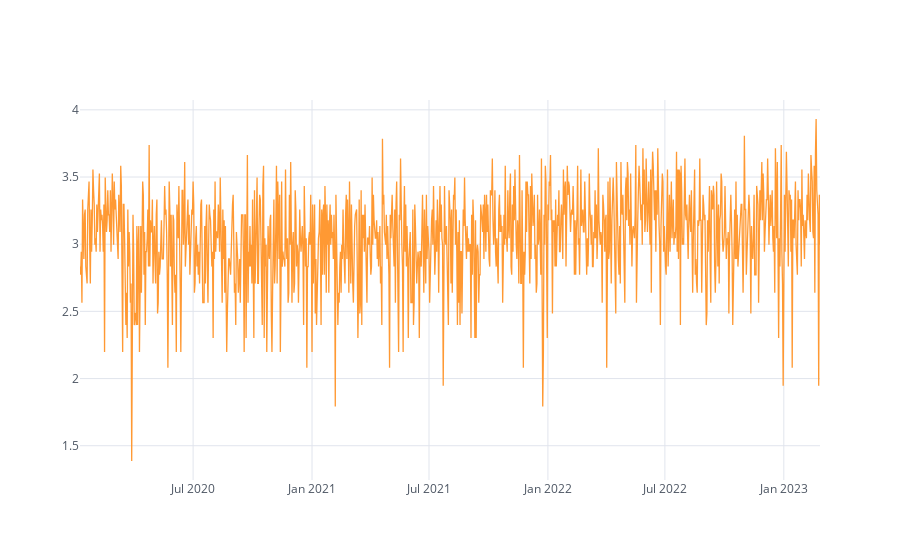

Source (notebook cell):
### Code cell
df["y"].iplot()

### Figure 1 — Plotly figure (JSON) as saved in the notebook; plotly's stock layout.template omitted (floating-point values rounded to 4 significant figures; data arrays with more than 128 entries replaced by an {"elided": "..."} marker saying what was removed)
{"data": [{"line": {"color": "rgba(255, 153, 51, 1.0)", "dash": "solid", "shape": "linear", "width": 1.3}, "mode": "lines", "name": "y", "text": "", "type": "scatter", "x": {"elided": "1146 str values"}, "y": {"elided": "1146 float values"}}], "layout": {"legend": {"bgcolor": "#FFFFFF", "font": {"color": "#4D5663"}}, "paper_bgcolor": "#FFFFFF", "plot_bgcolor": "#FFFFFF", "title": {"font": {"color": "#4D5663"}}, "xaxis": {"autorange": true, "gridcolor": "#E1E5ED", "range": ["2020-01-08", "2023-02-26"], "showgrid": true, "tickfont": {"color": "#4D5663"}, "title": {"font": {"color": "#4D5663"}, "text": ""}, "type": "date", "zerolinecolor": "#E1E5ED"}, "yaxis": {"autorange": true, "gridcolor": "#E1E5ED", "range": [1.245, 4.073], "showgrid": true, "tickfont": {"color": "#4D5663"}, "title": {"font": {"color": "#4D5663"}, "text": ""}, "type": "linear", "zerolinecolor": "#E1E5ED"}}}
